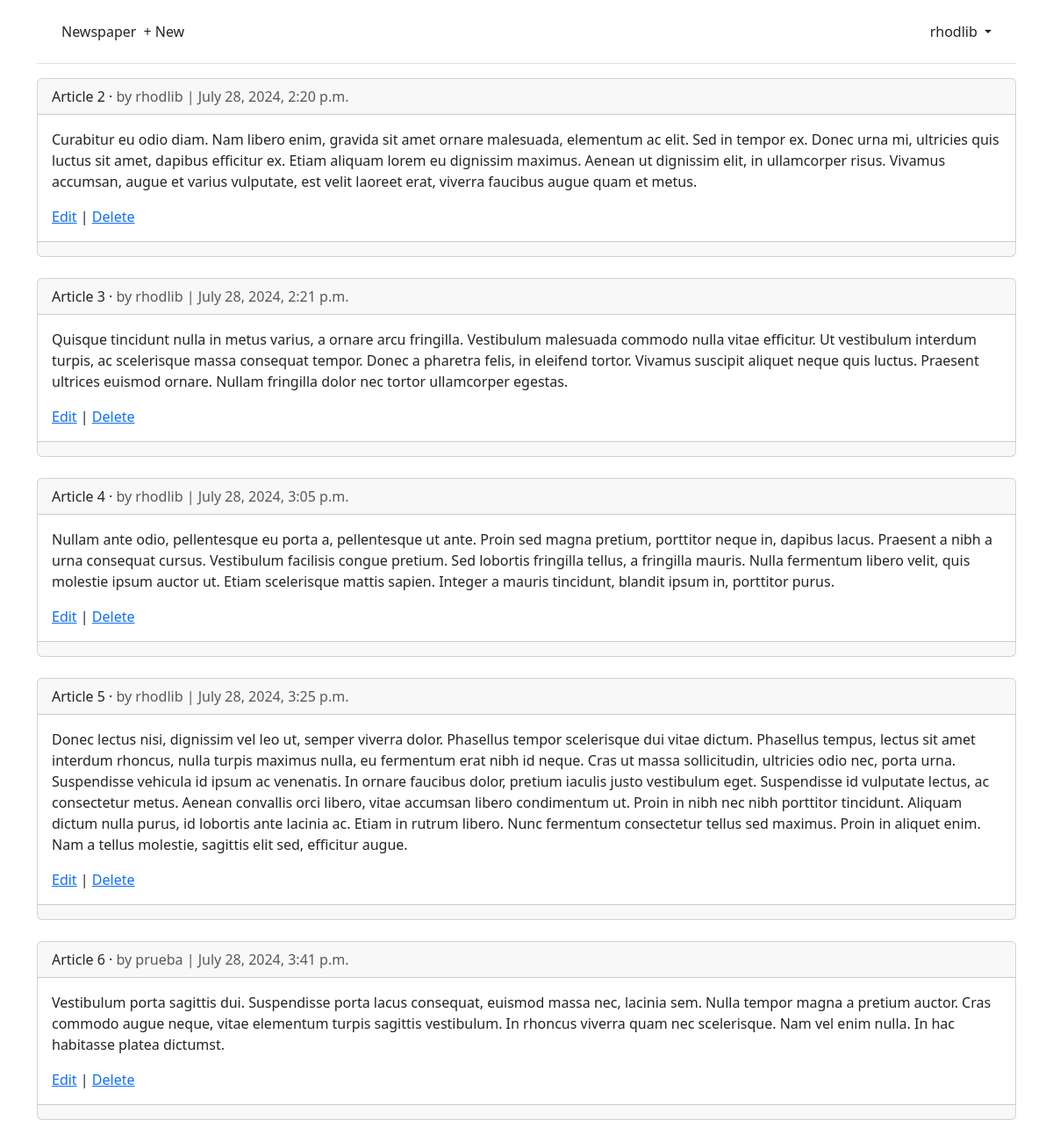
/articles/ (signed in), run on an earlier commit of the app's database.
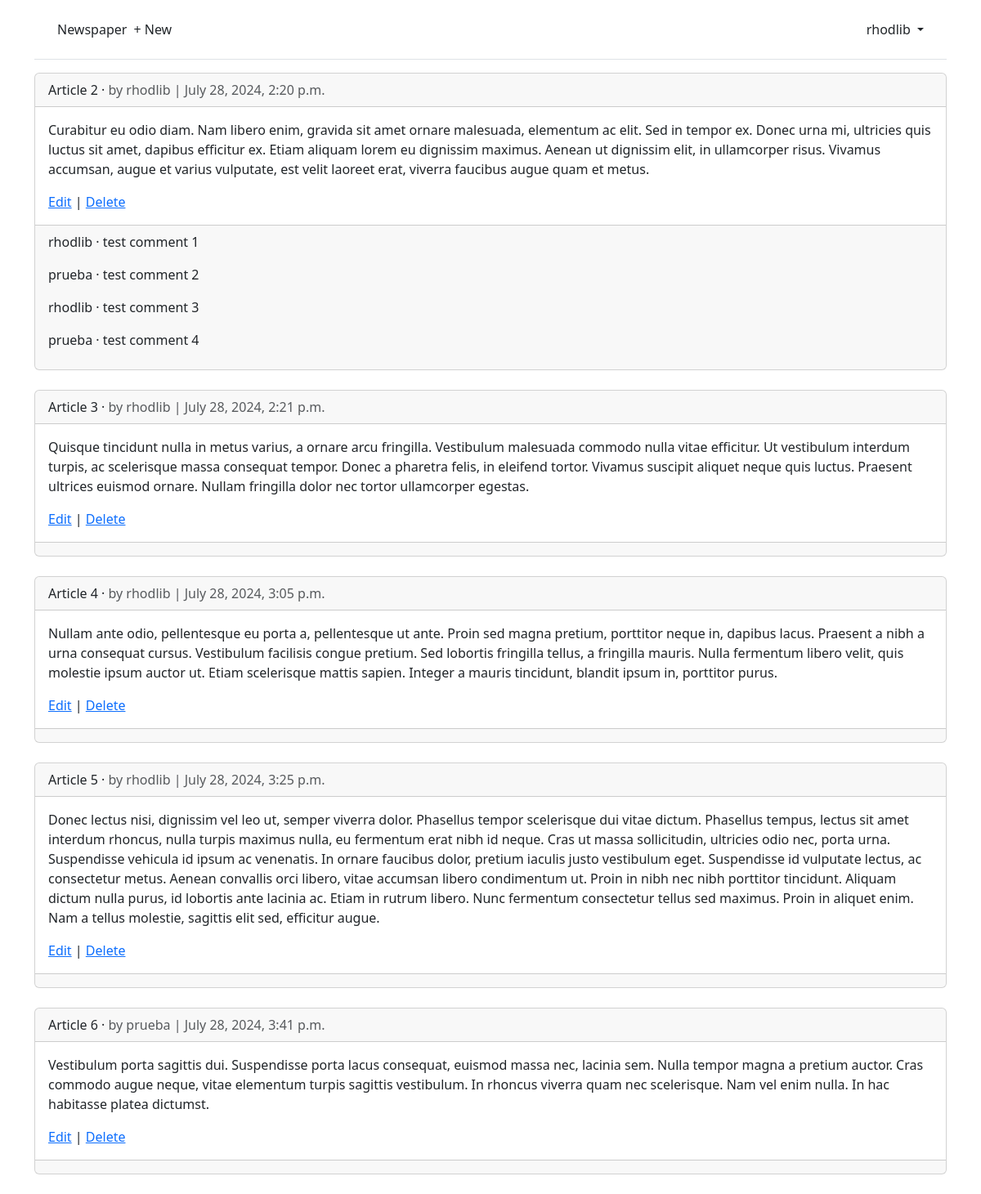
And on a later commit of the database.
### accounts/models.py (models this page shows)
class CustomUser(AbstractUser):
    age = models.PositiveIntegerField(null=True, blank=True)

### articles/models.py (models this page shows, shortened)
class Article(models.Model):
    title = models.CharField(max_length=255)
    body = models.TextField()
    date = models.DateTimeField(auto_now_add=True)
    author = models.ForeignKey(settings.AUTH_USER_MODEL, on_delete=models.CASCADE,)

class Comment(models.Model):
    article = models.ForeignKey(Article, on_delete=models.CASCADE)
    comment = models.CharField(max_length=140)
    author = models.ForeignKey(settings.AUTH_USER_MODEL, on_delete=models.CASCADE)
    def __str__(self):
        return self.comment

### articles/views.py (the view)
# urls.py: path("", ArticleListView.as_view(), name='article_list'),
class ArticleListView(LoginRequiredMixin, ListView):
    model = Article
    template_name = "article_list.html"

### templates/article_list.html (shortened to what this page needs)
{% extends 'base.html' %}
{% block content %}
{% for article in article_list %}
    <div class="card">
        <div class="card-header">
            <span class="font-weight-bold">{{ article.title }}</span> &middot;
            <span class="text-muted">by {{ article.author }} | {{ article.date }}</span>
        </div>
        <div class="card-body">
            <p>{{ article.body }}</p>
            <a href="{% url 'article_edit' article.pk %}">Edit</a> | <a href="{% url 'article_delete' article.pk %}">Delete</a>
        </div>
        <div class="card-footer">
        {% for comment in article.comment_set.all %}
            <p>
                <span class="font-weight-bold">{{ comment.author }} &middot;</span>
                {{ comment }}
            </p>
        {% endfor %}
        </div>
    </div>
    <br/>
{% endfor %}
{% endblock content %}

### templates/base.html (shortened to what this page needs)
{% load static %}
<!DOCTYPE html>
<html>
    <head>
        <link href="https://cdn.jsdelivr.net/npm/bootstrap@5.3.3/dist/css/bootstrap.min.css" rel="stylesheet">
    </head>
    <body>
        <div class="container">
            <header class="p-3 mb-3 border-bottom">
                <div class="container">
                    <div class="d-flex flex-wrap align-items-center justify-content-center justify-content-lg-start">
                        <a class="navbar-brand" href="{% url 'home' %}">Newspaper</a>
                        <ul class="nav col-12 col-lg-auto me-lg-auto mb-2 justify-content-center mb-md-0">
                        {% if user.is_authenticated %}
                            <li><a href="{% url 'article_new'%}" class="nav-link px-2 link-dark">+ New</a></li>
                        </ul>
                        <div class="dropdown text-end">
                            <a  href="#"
                                class="d-block link-dark text-decoration-none dropdown-toggle"
                                id="dropdownUser1"
                                data-bs-toggle="dropdown"
                                aria-expanded="false"
                            >
                                {{ user.username }}
                            </a>
                        </div>
                        {% else %}
                        </ul>
                        <div class="text-end">
                            <a class="btn btn-outline-primary me-2" href="{% url 'login' %}">Log In</a>
                            <a class="btn btn-primary me-2" href="{% url 'signup' %}">Sign Up</a>
                        </div>
                        {% endif %}
                    </div>
                </div>
            </header>
        </div>
        <main class="container">
            {% block content %}
            {% endblock content %}
        </main>
    </body>
</html>

What changed in the data, as far as the page shows it:
added Comment: author "rhodlib", comment "test comment 1", shown under Article "Article 2"
added Comment: author "prueba", comment "test comment 2", shown under Article "Article 2"
added Comment: author "rhodlib", comment "test comment 3", shown under Article "Article 2"
added Comment: author "prueba", comment "test comment 4", shown under Article "Article 2"
